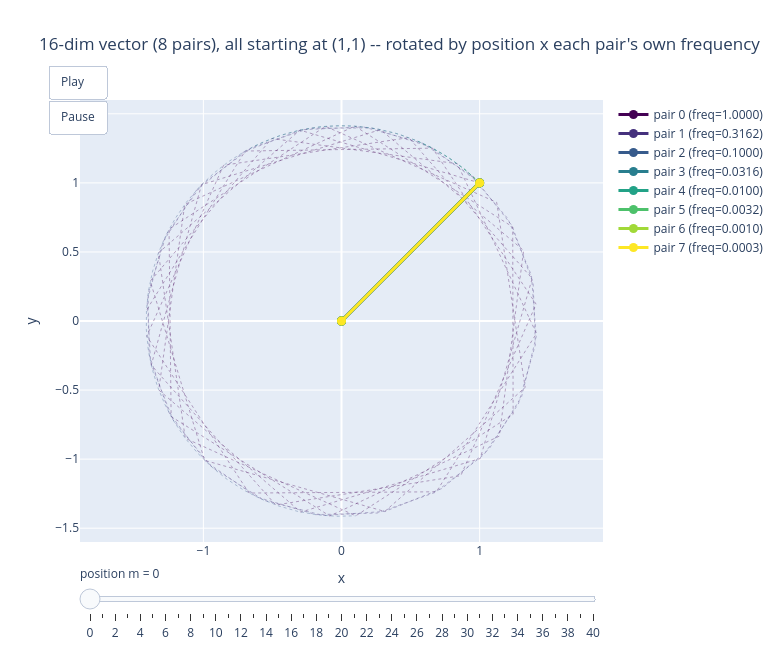

This figure's notebook cell:
### Markdown cell above
### An interactive, animated view of all 8 pairs at once

A single static snapshot doesn't scale well past 2 pairs, so this one adds
real animation: press **Play** (or drag the slider) to sweep the position
$m$ from 0 to 40 and watch all 8 pairs rotate together -- pair 0 (fastest)
laps the circle several times while pair 7 (slowest) barely creeps off its
starting point. The dotted "ghost" trail behind each arrow is that pair's
full path across every position in the sweep, so you can see both *where
it is right now* (the solid arrow) and *where it has been* (the trail) at
the same time. Hover any arrow to read its exact frequency, and click a
legend entry to hide/show that pair.

### Code cell
n_pairs = 8
positions_anim = torch.arange(0, 41, dtype=torch.float32)
q16 = torch.ones(len(positions_anim), 16)  # same (1,1)-per-pair content at every position
q16_rot_all, _ = rope16.apply_to_qk(q16, q16, positions_anim)
q16_rot_all = q16_rot_all.numpy()  # (41, 16)

pair_x = q16_rot_all[:, :n_pairs]   # (41, 8)
pair_y = q16_rot_all[:, n_pairs:]   # (41, 8)
freqs16 = rope16.inv_freq.numpy()
colors = pc.sample_colorscale("Viridis", [i / (n_pairs - 1) for i in range(n_pairs)])

ghost_traces = [
    go.Scatter(
        x=pair_x[:, i], y=pair_y[:, i], mode="lines",
        line=dict(color=colors[i], width=1, dash="dot"),
        opacity=0.35, showlegend=False, hoverinfo="skip",
    )
    for i in range(n_pairs)
]
anim_traces = [
    go.Scatter(
        x=[0, pair_x[0, i]], y=[0, pair_y[0, i]], mode="lines+markers",
        line=dict(color=colors[i], width=3), marker=dict(size=9, color=colors[i]),
        name=f"pair {i} (freq={freqs16[i]:.4f})",
    )
    for i in range(n_pairs)
]

frames = [
    go.Frame(
        name=str(int(m)),
        data=[go.Scatter(x=[0, pair_x[k, i]], y=[0, pair_y[k, i]]) for i in range(n_pairs)],
        traces=list(range(n_pairs, 2 * n_pairs)),
    )
    for k, m in enumerate(positions_anim.tolist())
]

fig = go.Figure(data=ghost_traces + anim_traces, frames=frames)
fig.update_layout(
    title="16-dim vector (8 pairs), all starting at (1,1) -- rotated by position x each pair's own frequency",
    xaxis=dict(range=[-1.6, 1.6], zeroline=True, title="x"),
    yaxis=dict(range=[-1.6, 1.6], zeroline=True, title="y", scaleanchor="x", scaleratio=1),
    width=780, height=650,
    updatemenus=[dict(
        type="buttons", showactive=False, x=0.05, y=1.08,
        buttons=[
            dict(label="Play", method="animate",
                 args=[None, dict(frame=dict(duration=180, redraw=True), fromcurrent=True, transition=dict(duration=0))]),
            dict(label="Pause", method="animate",
                 args=[[None], dict(frame=dict(duration=0, redraw=False), mode="immediate")]),
        ],
    )],
    sliders=[dict(
        steps=[
            dict(method="animate", args=[[f.name], dict(mode="immediate", frame=dict(duration=0, redraw=True))], label=f.name)
            for f in frames
        ],
        currentvalue=dict(prefix="position m = "),
    )],
)
fig.show()

### Figure 1 — Plotly figure (JSON) as saved in the notebook; plotly's stock layout.template omitted (floating-point values rounded to 4 significant figures)
{"data": [{"hoverinfo": "skip", "line": {"color": "rgb(68, 1, 84)", "dash": "dot", "width": 1}, "mode": "lines", "opacity": 0.35, "showlegend": false, "type": "scatter", "x": [1.0, -0.3012, -1.325, -1.131, 0.1032, 1.243, 1.24, 0.09692, -1.135, -1.323, -0.2951, 1.004, 1.38, 0.4873, -0.8539, -1.41, -0.6698, 0.6862, 1.411, 0.8388, -0.5049, -1.384, -0.9911, 0.3134, 1.33, 1.124, -0.1156, -1.249, -1.234, -0.08442, 1.142, 1.319, 0.2828, -1.013, -1.378, -0.4755, 0.8638, 1.409, 0.6587, -0.6972, -1.412], "y": [1.0, 1.382, 0.4932, -0.8489, -1.41, -0.6753, 0.6808, 1.411, 0.8439, -0.499, -1.383, -0.9956, 0.3073, 1.328, 1.127, -0.1094, -1.246, -1.237, -0.09067, 1.139, 1.321, 0.2889, -1.009, -1.379, -0.4814, 0.8589, 1.409, 0.6642, -0.6917, -1.412, -0.8338, 0.5107, 1.386, 0.9866, -0.3195, -1.332, -1.12, 0.1219, 1.251, 1.23, 0.07818]}, {"hoverinfo": "skip", "line": {"color": "rgb(69, 49, 125)", "dash": "dot", "width": 1}, "mode": "lines", "opacity": 0.35, "showlegend": false, "type": "scatter", "x": [1.0, 0.6394, 0.2155, -0.2299, -0.6524, -1.01, -1.268, -1.4, -1.393, -1.248, -0.9791, -0.6132, -0.1865, 0.2587, 0.6783, 1.031, 1.281, 1.404, 1.388, 1.234, 0.9578, 0.5867, 0.1575, -0.2874, -0.7038, -1.05, -1.293, -1.407, -1.382, -1.219, -0.9361, -0.56, -0.1284, 0.316, 0.729, 1.07, 1.304, 1.41, 1.375, 1.204, 0.9139], "y": [1.0, 1.261, 1.398, 1.395, 1.255, 0.9896, 0.6264, 0.201, -0.2443, -0.6654, -1.02, -1.274, -1.402, -1.39, -1.241, -0.9685, -0.6, -0.172, 0.2731, 0.6911, 1.041, 1.287, 1.405, 1.385, 1.227, 0.947, 0.5734, 0.1429, -0.3017, -0.7164, -1.06, -1.299, -1.408, -1.378, -1.212, -0.925, -0.5465, -0.1138, 0.3302, 0.7415, 1.079]}, {"hoverinfo": "skip", "line": {"color": "rgb(55, 91, 140)", "dash": "dot", "width": 1}, "mode": "lines", "opacity": 0.35, "showlegend": false, "type": "scatter", "x": [1.0, 0.8952, 0.7814, 0.6598, 0.5316, 0.3982, 0.2607, 0.1206, -0.02065, -0.1617, -0.3012, -0.4376, -0.5697, -0.6961, -0.8155, -0.9268, -1.029, -1.121, -1.201, -1.27, -1.325, -1.368, -1.397, -1.412, -1.413, -1.4, -1.372, -1.331, -1.277, -1.21, -1.131, -1.041, -0.9399, -0.8297, -0.7113, -0.5857, -0.4542, -0.3183, -0.1791, -0.03817, 0.1032], "y": [1.0, 1.095, 1.179, 1.251, 1.31, 1.357, 1.39, 1.409, 1.414, 1.405, 1.382, 1.345, 1.294, 1.231, 1.155, 1.068, 0.9704, 0.8628, 0.7466, 0.623, 0.4932, 0.3584, 0.22, 0.07943, -0.06193, -0.2027, -0.3414, -0.4767, -0.6072, -0.7317, -0.8489, -0.9576, -1.057, -1.145, -1.222, -1.287, -1.339, -1.378, -1.403, -1.414, -1.41]}, {"hoverinfo": "skip", "line": {"color": "rgb(40, 126, 142)", "dash": "dot", "width": 1}, "mode": "lines", "opacity": 0.35, "showlegend": false, "type": "scatter", "x": [1.0, 0.9679, 0.9348, 0.9008, 0.8659, 0.8301, 0.7935, 0.756, 0.7179, 0.679, 0.6394, 0.5992, 0.5584, 0.5171, 0.4752, 0.4328, 0.3901, 0.3469, 0.3034, 0.2595, 0.2155, 0.1712, 0.1267, 0.08208, 0.0374, -0.007313, -0.05202, -0.09668, -0.1412, -0.1857, -0.2299, -0.2739, -0.3176, -0.361, -0.4041, -0.4467, -0.4889, -0.5307, -0.5718, -0.6124, -0.6524], "y": [1.0, 1.031, 1.061, 1.09, 1.118, 1.145, 1.171, 1.195, 1.218, 1.241, 1.261, 1.281, 1.299, 1.316, 1.332, 1.346, 1.359, 1.371, 1.381, 1.39, 1.398, 1.404, 1.409, 1.412, 1.414, 1.414, 1.413, 1.411, 1.407, 1.402, 1.395, 1.387, 1.378, 1.367, 1.355, 1.342, 1.327, 1.311, 1.293, 1.275, 1.255]}, {"hoverinfo": "skip", "line": {"color": "rgb(34, 162, 135)", "dash": "dot", "width": 1}, "mode": "lines", "opacity": 0.35, "showlegend": false, "type": "scatter", "x": [1.0, 0.99, 0.9798, 0.9696, 0.9592, 0.9488, 0.9382, 0.9276, 0.9169, 0.9061, 0.8952, 0.8842, 0.8731, 0.8619, 0.8507, 0.8393, 0.8279, 0.8164, 0.8048, 0.7931, 0.7814, 0.7696, 0.7577, 0.7457, 0.7336, 0.7215, 0.7093, 0.697, 0.6847, 0.6723, 0.6598, 0.6473, 0.6347, 0.622, 0.6093, 0.5965, 0.5836, 0.5707, 0.5577, 0.5447, 0.5316], "y": [1.0, 1.01, 1.02, 1.03, 1.039, 1.049, 1.058, 1.067, 1.077, 1.086, 1.095, 1.104, 1.113, 1.121, 1.13, 1.138, 1.147, 1.155, 1.163, 1.171, 1.179, 1.186, 1.194, 1.202, 1.209, 1.216, 1.223, 1.231, 1.237, 1.244, 1.251, 1.257, 1.264, 1.27, 1.276, 1.282, 1.288, 1.294, 1.3, 1.305, 1.31]}, {"hoverinfo": "skip", "line": {"color": "rgb(77, 193, 107)", "dash": "dot", "width": 1}, "mode": "lines", "opacity": 0.35, "showlegend": false, "type": "scatter", "x": [1.0, 0.9968, 0.9937, 0.9905, 0.9873, 0.9841, 0.9808, 0.9776, 0.9744, 0.9711, 0.9679, 0.9646, 0.9613, 0.9581, 0.9548, 0.9515, 0.9481, 0.9448, 0.9415, 0.9381, 0.9348, 0.9314, 0.9281, 0.9247, 0.9213, 0.9179, 0.9145, 0.9111, 0.9077, 0.9042, 0.9008, 0.8973, 0.8939, 0.8904, 0.8869, 0.8834, 0.8799, 0.8764, 0.8729, 0.8694, 0.8659], "y": [1.0, 1.003, 1.006, 1.009, 1.013, 1.016, 1.019, 1.022, 1.025, 1.028, 1.031, 1.034, 1.037, 1.04, 1.043, 1.046, 1.049, 1.052, 1.055, 1.058, 1.061, 1.064, 1.067, 1.07, 1.073, 1.076, 1.079, 1.082, 1.085, 1.087, 1.09, 1.093, 1.096, 1.099, 1.102, 1.104, 1.107, 1.11, 1.113, 1.115, 1.118]}, {"hoverinfo": "skip", "line": {"color": "rgb(161, 217, 56)", "dash": "dot", "width": 1}, "mode": "lines", "opacity": 0.35, "showlegend": false, "type": "scatter", "x": [1.0, 0.999, 0.998, 0.997, 0.996, 0.995, 0.994, 0.993, 0.992, 0.991, 0.99, 0.9889, 0.9879, 0.9869, 0.9859, 0.9849, 0.9839, 0.9829, 0.9818, 0.9808, 0.9798, 0.9788, 0.9778, 0.9767, 0.9757, 0.9747, 0.9737, 0.9726, 0.9716, 0.9706, 0.9696, 0.9685, 0.9675, 0.9665, 0.9654, 0.9644, 0.9634, 0.9623, 0.9613, 0.9602, 0.9592], "y": [1.0, 1.001, 1.002, 1.003, 1.004, 1.005, 1.006, 1.007, 1.008, 1.009, 1.01, 1.011, 1.012, 1.013, 1.014, 1.015, 1.016, 1.017, 1.018, 1.019, 1.02, 1.021, 1.022, 1.023, 1.024, 1.025, 1.026, 1.027, 1.028, 1.029, 1.03, 1.031, 1.031, 1.032, 1.033, 1.034, 1.035, 1.036, 1.037, 1.038, 1.039]}, {"hoverinfo": "skip", "line": {"color": "rgb(253, 231, 37)", "dash": "dot", "width": 1}, "mode": "lines", "opacity": 0.35, "showlegend": false, "type": "scatter", "x": [1.0, 0.9997, 0.9994, 0.9991, 0.9987, 0.9984, 0.9981, 0.9978, 0.9975, 0.9971, 0.9968, 0.9965, 0.9962, 0.9959, 0.9956, 0.9952, 0.9949, 0.9946, 0.9943, 0.994, 0.9937, 0.9933, 0.993, 0.9927, 0.9924, 0.9921, 0.9917, 0.9914, 0.9911, 0.9908, 0.9905, 0.9901, 0.9898, 0.9895, 0.9892, 0.9889, 0.9886, 0.9882, 0.9879, 0.9876, 0.9873], "y": [1.0, 1.0, 1.001, 1.001, 1.001, 1.002, 1.002, 1.002, 1.003, 1.003, 1.003, 1.003, 1.004, 1.004, 1.004, 1.005, 1.005, 1.005, 1.006, 1.006, 1.006, 1.007, 1.007, 1.007, 1.008, 1.008, 1.008, 1.009, 1.009, 1.009, 1.009, 1.01, 1.01, 1.01, 1.011, 1.011, 1.011, 1.012, 1.012, 1.012, 1.013]}, {"line": {"color": "rgb(68, 1, 84)", "width": 3}, "marker": {"color": "rgb(68, 1, 84)", "size": 9}, "mode": "lines+markers", "name": "pair 0 (freq=1.0000)", "type": "scatter", "x": [0, 1], "y": [0, 1]}, {"line": {"color": "rgb(69, 49, 125)", "width": 3}, "marker": {"color": "rgb(69, 49, 125)", "size": 9}, "mode": "lines+markers", "name": "pair 1 (freq=0.3162)", "type": "scatter", "x": [0, 1], "y": [0, 1]}, {"line": {"color": "rgb(55, 91, 140)", "width": 3}, "marker": {"color": "rgb(55, 91, 140)", "size": 9}, "mode": "lines+markers", "name": "pair 2 (freq=0.1000)", "type": "scatter", "x": [0, 1], "y": [0, 1]}, {"line": {"color": "rgb(40, 126, 142)", "width": 3}, "marker": {"color": "rgb(40, 126, 142)", "size": 9}, "mode": "lines+markers", "name": "pair 3 (freq=0.0316)", "type": "scatter", "x": [0, 1], "y": [0, 1]}, {"line": {"color": "rgb(34, 162, 135)", "width": 3}, "marker": {"color": "rgb(34, 162, 135)", "size": 9}, "mode": "lines+markers", "name": "pair 4 (freq=0.0100)", "type": "scatter", "x": [0, 1], "y": [0, 1]}, {"line": {"color": "rgb(77, 193, 107)", "width": 3}, "marker": {"color": "rgb(77, 193, 107)", "size": 9}, "mode": "lines+markers", "name": "pair 5 (freq=0.0032)", "type": "scatter", "x": [0, 1], "y": [0, 1]}, {"line": {"color": "rgb(161, 217, 56)", "width": 3}, "marker": {"color": "rgb(161, 217, 56)", "size": 9}, "mode": "lines+markers", "name": "pair 6 (freq=0.0010)", "type": "scatter", "x": [0, 1], "y": [0, 1]}, {"line": {"color": "rgb(253, 231, 37)", "width": 3}, "marker": {"color": "rgb(253, 231, 37)", "size": 9}, "mode": "lines+markers", "name": "pair 7 (freq=0.0003)", "type": "scatter", "x": [0, 1], "y": [0, 1]}], "layout": {"height": 650, "sliders": [{"currentvalue": {"prefix": "position m = "}, "steps": [{"args": [["0"], {"frame": {"duration": 0, "redraw": true}, "mode": "immediate"}], "label": "0", "method": "animate"}, {"args": [["1"], {"frame": {"duration": 0, "redraw": true}, "mode": "immediate"}], "label": "1", "method": "animate"}, {"args": [["2"], {"frame": {"duration": 0, "redraw": true}, "mode": "immediate"}], "label": "2", "method": "animate"}, {"args": [["3"], {"frame": {"duration": 0, "redraw": true}, "mode": "immediate"}], "label": "3", "method": "animate"}, {"args": [["4"], {"frame": {"duration": 0, "redraw": true}, "mode": "immediate"}], "label": "4", "method": "animate"}, {"args": [["5"], {"frame": {"duration": 0, "redraw": true}, "mode": "immediate"}], "label": "5", "method": "animate"}, {"args": [["6"], {"frame": {"duration": 0, "redraw": true}, "mode": "immediate"}], "label": "6", "method": "animate"}, {"args": [["7"], {"frame": {"duration": 0, "redraw": true}, "mode": "immediate"}], "label": "7", "method": "animate"}, {"args": [["8"], {"frame": {"duration": 0, "redraw": true}, "mode": "immediate"}], "label": "8", "method": "animate"}, {"args": [["9"], {"frame": {"duration": 0, "redraw": true}, "mode": "immediate"}], "label": "9", "method": "animate"}, {"args": [["10"], {"frame": {"duration": 0, "redraw": true}, "mode": "immediate"}], "label": "10", "method": "animate"}, {"args": [["11"], {"frame": {"duration": 0, "redraw": true}, "mode": "immediate"}], "label": "11", "method": "animate"}, {"args": [["12"], {"frame": {"duration": 0, "redraw": true}, "mode": "immediate"}], "label": "12", "method": "animate"}, {"args": [["13"], {"frame": {"duration": 0, "redraw": true}, "mode": "immediate"}], "label": "13", "method": "animate"}, {"args": [["14"], {"frame": {"duration": 0, "redraw": true}, "mode": "immediate"}], "label": "14", "method": "animate"}, {"args": [["15"], {"frame": {"duration": 0, "redraw": true}, "mode": "immediate"}], "label": "15", "method": "animate"}, {"args": [["16"], {"frame": {"duration": 0, "redraw": true}, "mode": "immediate"}], "label": "16", "method": "animate"}, {"args": [["17"], {"frame": {"duration": 0, "redraw": true}, "mode": "immediate"}], "label": "17", "method": "animate"}, {"args": [["18"], {"frame": {"duration": 0, "redraw": true}, "mode": "immediate"}], "label": "18", "method": "animate"}, {"args": [["19"], {"frame": {"duration": 0, "redraw": true}, "mode": "immediate"}], "label": "19", "method": "animate"}, {"args": [["20"], {"frame": {"duration": 0, "redraw": true}, "mode": "immediate"}], "label": "20", "method": "animate"}, {"args": [["21"], {"frame": {"duration": 0, "redraw": true}, "mode": "immediate"}], "label": "21", "method": "animate"}, {"args": [["22"], {"frame": {"duration": 0, "redraw": true}, "mode": "immediate"}], "label": "22", "method": "animate"}, {"args": [["23"], {"frame": {"duration": 0, "redraw": true}, "mode": "immediate"}], "label": "23", "method": "animate"}, {"args": [["24"], {"frame": {"duration": 0, "redraw": true}, "mode": "immediate"}], "label": "24", "method": "animate"}, {"args": [["25"], {"frame": {"duration": 0, "redraw": true}, "mode": "immediate"}], "label": "25", "method": "animate"}, {"args": [["26"], {"frame": {"duration": 0, "redraw": true}, "mode": "immediate"}], "label": "26", "method": "animate"}, {"args": [["27"], {"frame": {"duration": 0, "redraw": true}, "mode": "immediate"}], "label": "27", "method": "animate"}, {"args": [["28"], {"frame": {"duration": 0, "redraw": true}, "mode": "immediate"}], "label": "28", "method": "animate"}, {"args": [["29"], {"frame": {"duration": 0, "redraw": true}, "mode": "immediate"}], "label": "29", "method": "animate"}, {"args": [["30"], {"frame": {"duration": 0, "redraw": true}, "mode": "immediate"}], "label": "30", "method": "animate"}, {"args": [["31"], {"frame": {"duration": 0, "redraw": true}, "mode": "immediate"}], "label": "31", "method": "animate"}, {"args": [["32"], {"frame": {"duration": 0, "redraw": true}, "mode": "immediate"}], "label": "32", "method": "animate"}, {"args": [["33"], {"frame": {"duration": 0, "redraw": true}, "mode": "immediate"}], "label": "33", "method": "animate"}, {"args": [["34"], {"frame": {"duration": 0, "redraw": true}, "mode": "immediate"}], "label": "34", "method": "animate"}, {"args": [["35"], {"frame": {"duration": 0, "redraw": true}, "mode": "immediate"}], "label": "35", "method": "animate"}, {"args": [["36"], {"frame": {"duration": 0, "redraw": true}, "mode": "immediate"}], "label": "36", "method": "animate"}, {"args": [["37"], {"frame": {"duration": 0, "redraw": true}, "mode": "immediate"}], "label": "37", "method": "animate"}, {"args": [["38"], {"frame": {"duration": 0, "redraw": true}, "mode": "immediate"}], "label": "38", "method": "animate"}, {"args": [["39"], {"frame": {"duration": 0, "redraw": true}, "mode": "immediate"}], "label": "39", "method": "animate"}, {"args": [["40"], {"frame": {"duration": 0, "redraw": true}, "mode": "immediate"}], "label": "40", "method": "animate"}]}], "title": {"text": "16-dim vector (8 pairs), all starting at (1,1) -- rotated by position x each pair's own frequency"}, "updatemenus": [{"buttons": [{"args": [null, {"frame": {"duration": 180, "redraw": true}, "fromcurrent": true, "transition": {"duration": 0}}], "label": "Play", "method": "animate"}, {"args": [[null], {"frame": {"duration": 0, "redraw": false}, "mode": "immediate"}], "label": "Pause", "method": "animate"}], "showactive": false, "type": "buttons", "x": 0.05, "y": 1.08}], "width": 780, "xaxis": {"range": [-1.6, 1.6], "title": {"text": "x"}, "zeroline": true}, "yaxis": {"range": [-1.6, 1.6], "scaleanchor": "x", "scaleratio": 1, "title": {"text": "y"}, "zeroline": true}}}
